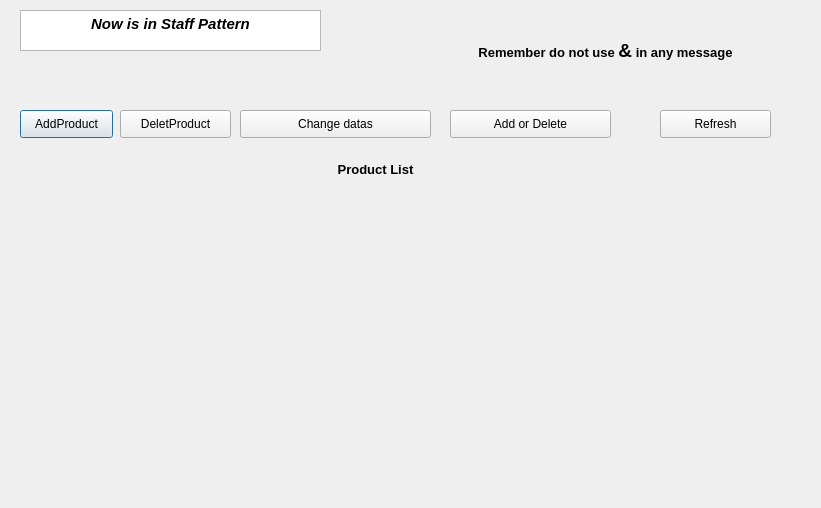
<?xml version="1.0" encoding="UTF-8"?>
<ui version="4.0">
 <class>staff</class>
 <widget class="QDialog" name="staff">
  <property name="geometry">
   <rect>
    <x>0</x>
    <y>0</y>
    <width>821</width>
    <height>508</height>
   </rect>
  </property>
  <property name="windowTitle">
   <string>Dialog</string>
  </property>
  <widget class="QTextBrowser" name="textBrowser">
   <property name="geometry">
    <rect>
     <x>20</x>
     <y>10</y>
     <width>301</width>
     <height>41</height>
    </rect>
   </property>
   <property name="html">
    <string>&lt;!DOCTYPE HTML PUBLIC &quot;-//W3C//DTD HTML 4.0//EN&quot; &quot;http://www.w3.org/TR/REC-html40/strict.dtd&quot;&gt;
&lt;html&gt;&lt;head&gt;&lt;meta name=&quot;qrichtext&quot; content=&quot;1&quot; /&gt;&lt;style type=&quot;text/css&quot;&gt;
p, li { white-space: pre-wrap; }
&lt;/style&gt;&lt;/head&gt;&lt;body style=&quot; font-family:'SimSun'; font-size:9pt; font-weight:400; font-style:normal;&quot;&gt;
&lt;p align=&quot;center&quot; style=&quot; margin-top:0px; margin-bottom:0px; margin-left:0px; margin-right:0px; -qt-block-indent:0; text-indent:0px;&quot;&gt;&lt;span style=&quot; font-family:'SimSun'; font-size:11pt; font-weight:600; font-style:italic;&quot;&gt;Now is in Staff Pattern&lt;/span&gt;&lt;/p&gt;&lt;/body&gt;&lt;/html&gt;</string>
   </property>
  </widget>
  <widget class="QPushButton" name="pushButton">
   <property name="geometry">
    <rect>
     <x>20</x>
     <y>110</y>
     <width>93</width>
     <height>28</height>
    </rect>
   </property>
   <property name="text">
    <string>AddProduct</string>
   </property>
  </widget>
  <widget class="QPushButton" name="pushButton_2">
   <property name="geometry">
    <rect>
     <x>120</x>
     <y>110</y>
     <width>111</width>
     <height>28</height>
    </rect>
   </property>
   <property name="text">
    <string>DeletProduct</string>
   </property>
  </widget>
  <widget class="QPushButton" name="pushButton_3">
   <property name="geometry">
    <rect>
     <x>240</x>
     <y>110</y>
     <width>191</width>
     <height>28</height>
    </rect>
   </property>
   <property name="text">
    <string>Change datas</string>
   </property>
  </widget>
  <widget class="QPushButton" name="pushButton_6">
   <property name="geometry">
    <rect>
     <x>660</x>
     <y>110</y>
     <width>111</width>
     <height>28</height>
    </rect>
   </property>
   <property name="text">
    <string>Refresh</string>
   </property>
  </widget>
  <widget class="QPushButton" name="pushButton_4">
   <property name="geometry">
    <rect>
     <x>450</x>
     <y>110</y>
     <width>161</width>
     <height>28</height>
    </rect>
   </property>
   <property name="text">
    <string>Add or Delete</string>
   </property>
  </widget>
  <widget class="QLabel" name="label">
   <property name="geometry">
    <rect>
     <x>120</x>
     <y>70</y>
     <width>411</width>
     <height>16</height>
    </rect>
   </property>
   <property name="text">
    <string/>
   </property>
  </widget>
  <widget class="QLabel" name="label_2">
   <property name="geometry">
    <rect>
     <x>420</x>
     <y>30</y>
     <width>371</width>
     <height>41</height>
    </rect>
   </property>
   <property name="text">
    <string>&lt;html&gt;&lt;head/&gt;&lt;body&gt;&lt;p align=&quot;center&quot;&gt;&lt;span style=&quot; font-size:10pt; font-weight:600;&quot;&gt;Remember do not use &lt;/span&gt;&lt;span style=&quot; font-size:14pt; font-weight:600;&quot;&gt;&amp;amp;&lt;/span&gt;&lt;span style=&quot; font-size:10pt; font-weight:600;&quot;&gt; in any message&lt;/span&gt;&lt;/p&gt;&lt;/body&gt;&lt;/html&gt;</string>
   </property>
  </widget>
  <widget class="QLabel" name="label_3">
   <property name="geometry">
    <rect>
     <x>300</x>
     <y>160</y>
     <width>151</width>
     <height>20</height>
    </rect>
   </property>
   <property name="text">
    <string>&lt;html&gt;&lt;head/&gt;&lt;body&gt;&lt;p align=&quot;center&quot;&gt;&lt;span style=&quot; font-size:10pt; font-weight:600;&quot;&gt;Product List&lt;/span&gt;&lt;/p&gt;&lt;/body&gt;&lt;/html&gt;</string>
   </property>
  </widget>
 </widget>
 <resources/>
 <connections/>
</ui>
